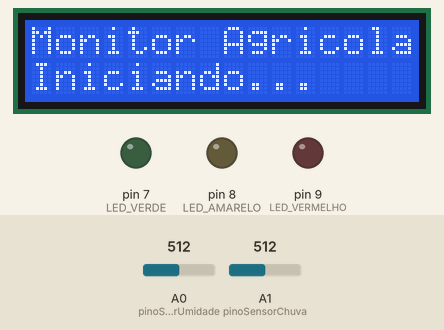
This sketch was run on a simulated Arduino Uno, built with avr-gcc and run on an emulated ATmega328P. Parts: 16×2 character LCD, output pins drawn as LEDs (lit = HIGH). The test bench sets the inputs (shaded band); at power-on: A0 (pinoSensorUmidade) = 512, A1 (pinoSensorChuva) = 512. WiFi joins after 1.5 s; servers stay silent unless stated; uploads are accepted with an empty reply; what the sketch prints to the serial monitor is not drawn.

Above: at 1.1 s.
At 3.3 s:
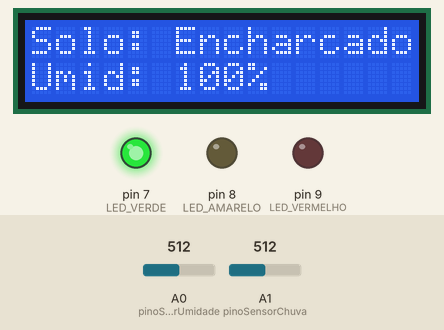
At 13.4 s:
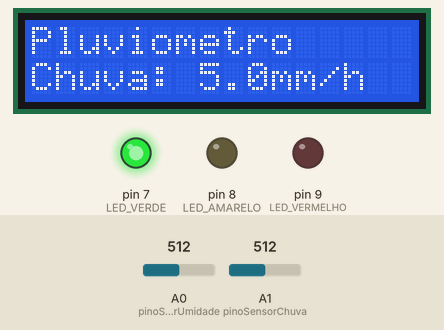
Timing chart, 0 to 14.9 s (numbered marks = the images above):
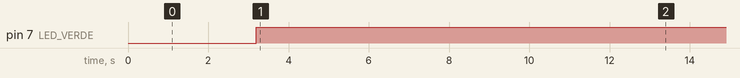

The sketch:

Sensores_umidade_chuva_Rede_SQL_API_22_11_25_16_57.ino
```cpp
#include <Wire.h>
#include <LiquidCrystal_I2C.h>
#include <SPI.h>
#include <Ethernet.h>

// ===========================================
// 1. CONFIGURAÇÃO DA REDE E API
// ===========================================
byte mac[] = { 0xDE, 0xAD, 0xBE, 0xEF, 0xFE, 0xED }; // Endereço MAC
IPAddress ip(192, 168, 0, 177); // IP Fixo para o Arduino
IPAddress gateway(192, 168, 0, 1); // Gateway Padrão (Router)
IPAddress subnet(255, 255, 255, 0);

// IP do seu notebook (API Node.js rodando na porta 3000)
IPAddress server(192, 168, 0, 12);
const int port = 3000;
EthernetClient client;

// ===========================================
// 2. PINOS E COMPONENTES
// ===========================================
LiquidCrystal_I2C lcd(0x27, 16, 2);

const int pinoSensorUmidade = A0;
const int pinoSensorChuva = A1;

// CORREÇÃO: Pinos 9, 8 e 7 não conflitam com o Ethernet/SPI
const int LED_VERMELHO = 9; // Solo Seco
const int LED_AMARELO  = 8;  // Solo Ideal
const int LED_VERDE    = 7;    // Solo Encharcado

// ===========================================
// 3. LIMITES E CALIBRAÇÃO
// ===========================================
const int LIMITE_SECO = 20;
const int LIMITE_ENCHARCADO = 50;

const int valorSecoSolo = 800;
const int valorMolhadoSolo = 350;
const int valorSecoChuva = 800;
const int valorMolhadoChuva = 300;

// ===========================================
// 4. VARIÁVEIS GLOBAIS E FILTROS
// ===========================================
int umidadeSolo = 0;
int intensidadeChuva = 0;
int estadoSolo = 0;
float chuvaMMh = 0.0;
float leituraFiltradaSolo = 0;

int lerMedia(int pino, int amostras = 10) {
  long soma = 0;
  for (int i = 0; i < amostras; i++) {
    soma += analogRead(pino);
    delay(10);
  }
  return soma / amostras;
}

float mediaFiltrada(float leituraAtual, float leituraAnterior, float fator = 0.9) {
  return (fator * leituraAnterior) + ((1 - fator) * leituraAtual);
}


// ===========================================
// 5. FUNÇÃO PARA ENVIAR DADOS PARA A API
// ===========================================
void enviarParaBanco(int umidade, const char* estado, int intensidade, float chuva) {

  // Formata o JSON com os dados
  String json = "{";
  json += "\"umidade\":"; json += umidade; json += ",";
  json += "\"estado\":\""; json += estado; json += "\",";
  json += "\"intensidade\":"; json += intensidade; json += ",";
  json += "\"chuva\":"; json += chuva;
  json += "}";

  if (client.connect(server, port)) {
    Serial.println("Conectado ao servidor. Enviando dados...");

    // 1. Envia a Requisição POST (Cabeçalhos HTTP)
    client.println("POST /api/receber HTTP/1.1");
    client.println("Host: 192.168.0.12");
    client.println("Content-Type: application/json");
    client.print("Content-Length: ");
    client.println(json.length());
    client.println("Connection: close");
    client.println();

    // 2. Envia o Corpo (JSON)
    client.println(json);
    Serial.print("JSON Enviado: ");
    Serial.println(json);

    // 3. Lê a Resposta do Servidor (Para debug)
    delay(500);
    if (client.available()) {
      Serial.print("Resposta da API: ");
      while (client.available()) {
        Serial.write(client.read());
      }
      Serial.println();
    }

    client.stop();
  } else {
    Serial.println("❌ Erro ao conectar ao servidor Node.js!");
  }
}

// ===========================================
// 6. CONFIGURAÇÃO INICIAL
// ===========================================
void setup() {
  Serial.begin(9600);
  lcd.init();
  lcd.backlight();

  // Define os pinos dos LEDs como OUTPUT
  pinMode(LED_VERMELHO, OUTPUT);
  pinMode(LED_AMARELO, OUTPUT);
  pinMode(LED_VERDE, OUTPUT);

  // CORREÇÃO: Inicializa o módulo Ethernet com IP Fixo (sem o 'if == 0')
  Ethernet.begin(mac, ip, gateway, subnet);
  delay(1000);

  if (Ethernet.hardwareStatus() == EthernetNoHardware) {
    Serial.println("Falha ao configurar a Ethernet.");
    Serial.println("Verifique o modulo e as conexoes SPI.");
  } else {
    Serial.println("Ethernet Inicializada com Sucesso!");
    Serial.print("IP do Arduino: ");
    Serial.println(Ethernet.localIP());
  }

  lcd.setCursor(0, 0);
  lcd.print("Monitor Agricola");
  lcd.setCursor(0, 1);
  lcd.print("Iniciando...");
  delay(2000);
  lcd.clear();
}

// ===========================================
// 7. LOOP PRINCIPAL
// ===========================================
void loop() {

  // ===========================
  // LEITURA E LÓGICA DO SOLO
  // ===========================
  int leituraBrutaSolo = lerMedia(pinoSensorUmidade);
  leituraFiltradaSolo = mediaFiltrada(leituraBrutaSolo, leituraFiltradaSolo);

  umidadeSolo = map(leituraFiltradaSolo, valorSecoSolo, valorMolhadoSolo, 0, 100);
  umidadeSolo = constrain(umidadeSolo, 0, 100);

  // Determinar estado do solo
  if (umidadeSolo <= LIMITE_SECO) estadoSolo = 0;
  else if (umidadeSolo >= LIMITE_ENCHARCADO) estadoSolo = 2;
  else estadoSolo = 1;

  // Lógica dos LEDs:
  digitalWrite(LED_VERMELHO, estadoSolo == 0 ? HIGH : LOW); // Seco (LED no pino 9)
  digitalWrite(LED_AMARELO, estadoSolo == 1 ? HIGH : LOW);  // Ideal (LED no pino 8)
  digitalWrite(LED_VERDE, estadoSolo == 2 ? HIGH : LOW);    // Encharcado (LED no pino 7)

  // Cria a string do estado para envio e LCD
  const char* estadoTexto;

  // LCD Display 1
  lcd.clear();
  lcd.setCursor(0, 0);
  lcd.print("Solo: ");
  if (estadoSolo == 0) {
    estadoTexto = "Seco";
    lcd.print(estadoTexto);
  }
  else if (estadoSolo == 1) {
    estadoTexto = "Ideal";
    lcd.print(estadoTexto);
  }
  else {
    estadoTexto = "Encharcado";
    lcd.print(estadoTexto);
  }

  lcd.setCursor(0, 1);
  lcd.print("Umid: ");
  lcd.print(umidadeSolo);
  lcd.print("% ");

  Serial.println("=== LEITURA DE UMIDADE DO SOLO ===");
  Serial.print("Umidade: "); Serial.print(umidadeSolo);
  Serial.print("% | Estado: ");
  Serial.println(estadoTexto);

  delay(10000);

  // ===========================
  // LEITURA E LÓGICA DA CHUVA
  // ===========================
  int leituraChuva = lerMedia(pinoSensorChuva);
  intensidadeChuva = map(leituraChuva, valorSecoChuva, valorMolhadoChuva, 0, 100);
  intensidadeChuva = constrain(intensidadeChuva, 0, 100);

  if (intensidadeChuva < 20) chuvaMMh = 0.0;
  else if (intensidadeChuva < 40) chuvaMMh = 1.5;
  else if (intensidadeChuva < 60) chuvaMMh = 5.0;
  else if (intensidadeChuva < 80) chuvaMMh = 12.0;
  else chuvaMMh = 20.0;

  // LCD Display 2
  lcd.clear();
  lcd.setCursor(0, 0);
  lcd.print("Pluviometro");
  lcd.setCursor(0, 1);
  if (chuvaMMh == 0.0) lcd.print("Sem chuva");
  else {
    lcd.print("Chuva: ");
    lcd.print(chuvaMMh, 1);
    lcd.print("mm/h");
  }

  Serial.println("=== LEITURA DO PLUVIOMETRO ===");
  Serial.print("Intensidade: "); Serial.print(intensidadeChuva); Serial.print("%");
  Serial.print(" | Estimado: "); Serial.print(chuvaMMh); Serial.println(" mm/h");

  delay(10000);

  // ===========================
  // ENVIO PARA A API
  // ===========================
  // Envia todos os dados coletados de uma só vez
  enviarParaBanco(umidadeSolo, estadoTexto, intensidadeChuva, chuvaMMh);

  // Aguarda mais 10 segundos antes do próximo ciclo de leitura/envio
  delay(10000);
}
```

Measured:
- by itself, pin 7 (LED_VERDE): LOW → HIGH at 3.2 s
- what the display in image 0 shows lasts 2.0 s, from 1.1 s to 3.1 s
- what the display in image 1 shows lasts 10.2 s, from 3.2 s to 13.4 s
